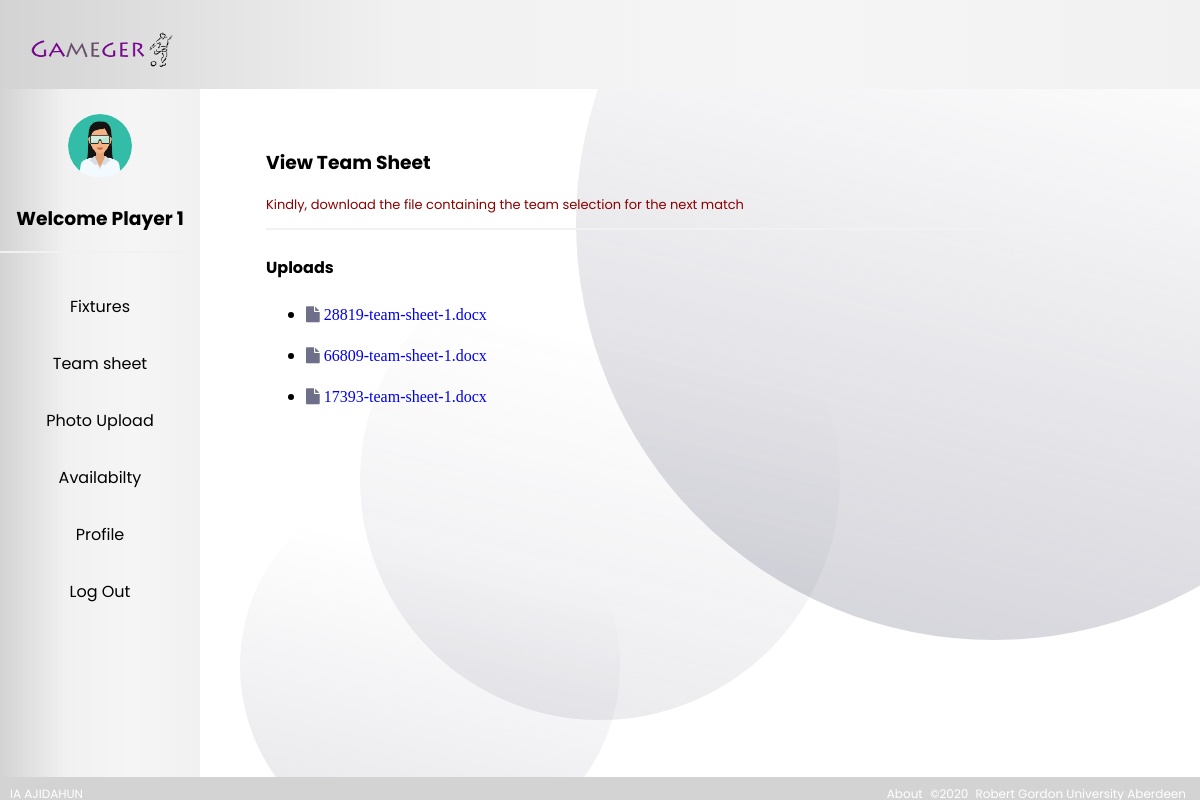
/p_team_sheet.php (signed in), run on the app's committed database.
### tables this page shows
CREATE TABLE `file_uploads` (
  `id` int(100) NOT NULL,
  `file` varchar(150) NOT NULL,
  `type` varchar(150) NOT NULL,
  `size` varchar(150) NOT NULL
);

### p_team_sheet.php (the view, shortened to what this page needs)
<?php
include_once 'db.php';
?>
<!DOCTYPE html>
<html >
<head>
    <?php include 'profile.php'; ?>
    <link rel="stylesheet" href="https://cdnjs.cloudflare.com/ajax/libs/font-awesome/4.7.0/css/font-awesome.min.css">
</head>
<body>
<div class="content-fixture">
    <h3> View Team Sheet </h3>
    <div   style="color: darkred; font-size: 13px ">
        <p>Kindly, download the file containing the team selection for the next match</p>
    </div>
    <hr>
    <h4>Uploads</h4>
    <?php
    $data="SELECT * from File_uploads";
    $result = mysqli_query($mysqli, $data);
    while ($row = mysqli_fetch_array($result)){?>
    <div>
        <ul>
            <li>
                <i class="fa fa-file" style="color: #6f6f89 ">
         <a href="<?php echo 'file_upload/'.$row['file'];?>">
             <?php echo ''.$row['file'];?>
                </i>
            </li>
        </ul>
        <?php
        }
        ?>
    </div>
</body>
</html>

### css/style.css (style rules this page uses)
body { overflow-x: hidden; }
* { box-sizing: border-box; text-decoration: none }
body { margin: 0; font-family: 'Poppins', sans-serif; }

### css/styleteampage.css (style rules this page uses)
hr { border: 1px solid #f1f1f1; margin-bottom: 25px; }
div.content-fixture { margin-left: 250px; padding: 40px 16px; }

### data on the page
file_uploads: file "28819-team-sheet-1.docx"
file_uploads: file "66809-team-sheet-1.docx"
file_uploads: file "17393-team-sheet-1.docx"

### other printed values
$username "Player 1"
